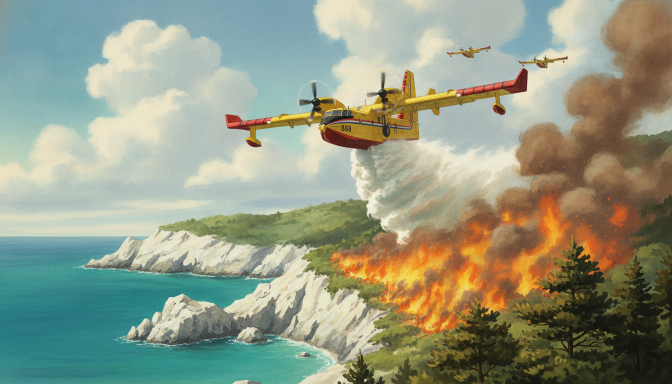
#> input picture refs/panels/canadair.png, 1344 x 768 px (shown at 1/2 size)
$ python -i gen_panels.py   (imports and definitions only)
#> lines starting #> are read from the running program, lines starting #| are printed output that depends on the picture
#!/usr/bin/env python3
"""Generate the painted panels that run under the cinematic intro.

    export GEMINI_API_KEY=...
    python3 tools/gen_panels.py            # only what is missing
    python3 tools/gen_panels.py --force    # all of them again
    python3 tools/gen_panels.py --only war today

Calls Gemini 2.5 Flash Image ("nano banana"). Several panels are image-to-image
from the photographs in refs/, so the town in the painting is the actual town
and the aircraft is the actual aircraft; the rest are painted from the prompt.

Raw returns are kept in refs/panels/ so a good one is never regenerated by
accident. The build copies are 1280x720 WebP in build/payload/, which is what
gets inlined.

On style: the brief was "Ghibli-ish". These prompts describe the aesthetic —
hand-painted anime film backgrounds, gouache, warm Mediterranean light —
rather than naming a studio. It gets the same look and it is a better prompt.
"""

from __future__ import annotations

import argparse
import base64
import json
import os
import sys
import time
import urllib.error
import urllib.request
from pathlib import Path

from PIL import Image

ROOT = Path(__file__).resolve().parents[1]
REFS = ROOT / "refs"
PANELS = REFS / "panels"
OUT = ROOT / "build" / "payload"

MODEL = os.environ.get("FR_IMAGE_MODEL", "gemini-2.5-flash-image")
ENDPOINT = ("https://generativelanguage.googleapis.com/v1beta/models/"
            "%s:generateContent")

# The house style, prepended to every prompt. Keeping it in one place is what
# stops nine panels looking like nine different films.
STYLE = (
    "Hand-painted anime feature-film background art. Soft gouache and "
    "watercolour on paper, visible brushwork, gentle cel-shaded forms, no "
    "outlines on the landscape, warm luminous Mediterranean light, richly "
    "saturated but natural colour, painterly cumulus clouds, fine detail in "
    "the foliage and the stonework. Cinematic wide composition, horizon low, "
    "no text, no lettering, no watermark, no signature. "
)

# (key, source ref or None, prompt)
PANELS_SPEC = [
    ("war", "Šibenik_panorama_from_fortress.jpg",
     "Repaint this view of the Dalmatian coastal town in the style above, but "
     "at night in the winter of 1992: the stone town dark and shuttered under "
     "a cold indigo sky, a few orange fires burning in the hills across the "
     "bay, searchlight haze, the sea like black glass. Melancholy, quiet, "
     "no people, no vehicles, no weapons visible. Keep the real skyline — the "
     "fortress on the hill, the cathedral dome, the long harbour."),

    ("orkan", None,
     "A single artillery rocket high in a pale overcast sky above a distant "
     "flat inland city, seen from far away and slightly below. The rocket's "
     "casing has just split open and a wide scattering cloud of two hundred "
     "tiny dark specks is spreading out and beginning to fall, each trailing "
     "a thread-thin white ribbon. Cold morning light, the city small and "
     "hazy far below. Terrible and beautiful and completely silent. No "
     "explosions, no fire, no people."),

    ("jinglebell", None,
     "IMPORTANT: nothing in this frame except sky. No ground, no horizon, no "
     "landscape, no buildings, no trees, no hills. "
     "An extreme close-up study of one small submunition tumbling, filling "
     "most of the frame: a dull olive-grey metal sphere with a serrated band "
     "around its middle and a stubby nose, trailing a long thin white nylon "
     "ribbon that spirals behind it. Behind it only pale blue-white sky and "
     "the soft edge of one cloud, thrown out of focus. Sunlight catching the "
     "metal. Painted with great care, almost tender, like a study of a seed "
     "pod, and all the more frightening for it. No text, no people."),

    ("karst", None,
     "Close low view along a sun-bleached limestone karst hillside above a "
     "blue Adriatic bay. Cracked white rock, tufts of dry thyme and sage, a "
     "few twisted aleppo pines. Lying half-hidden in a crevice, small and "
     "easy to miss, one dull olive-grey metal sphere with a serrated band and "
     "a tattered faded ribbon, weathered, half-buried in dry grass. Hard "
     "summer noon light. Nothing else in the frame. No people, no text."),

    # ("kherson", ...) was cut when the intro was refocused entirely onto
    # Šibenik. The raw is still in refs/panels/ if it is ever wanted back; it
    # is deliberately not built into build/payload any more.

    ("rokici", "rokici-2024-PXL_060824_118634645-3.jpg",
     "Repaint this photograph of the real wildfire in the style above. Keep "
     "the composition exactly: a dense green aleppo-pine hillside filling the "
     "middle of the frame, crowning orange flame breaking along the ridge "
     "line, and enormous billowing smoke — white and grey on the left, heavy "
     "charcoal-black on the right — rising into a hot pale sky. Below and in "
     "front, at the very bottom of the frame, the ordinary edge of a town on "
     "an August afternoon: a crash barrier, a road, a few parked cars. "
     "Painted so the contrast is the whole point — a completely normal "
     "Tuesday with the hillside above it going up. Remove all advertising, "
     "all signage, all lettering and all recognisable faces; keep any figures "
     "tiny, distant and anonymous. No text, no watermark."),

    ("today", "Pogled.na.sibenik.JPG",
     "Repaint this view of the Dalmatian stone town in the style "
     "above, at two in the afternoon in August: blinding white limestone, "
     "terracotta rooftops packed tight, the cathedral's grey barrel roof and "
     "dome at the centre, the turquoise channel and the pine islands beyond, "
     "heat shimmer on the horizon. Brilliant, alive, worth saving. Keep the "
     "real street plan and the real coastline. No text, no people."),

    ("ignition", None,
     "A single small flame taking hold in dry maquis scrub on a white "
     "limestone hillside, a thin column of pale smoke bending sideways in the "
     "wind. Behind and below, far off through the haze, a stone town on a "
     "blue bay, still unaware. Late afternoon, low golden light, long "
     "shadows. Painted with dread. No people, no text."),

    ("canadair", "canadair-flying.jpg",
     "Repaint this yellow and red Canadair CL-415 water bomber in the style "
     "above: banking low and hard over a burning pine hillside on the "
     "Dalmatian coast, wing down, six tonnes of water just released and "
     "falling away as a long white curtain into orange flame and brown smoke. "
     "Three more of the same aircraft small and distant behind it. Turquoise "
     "sea and white karst below. Heroic, urgent, sunlit. Keep the aircraft's "
     "real shape and its yellow fuselage with the red wingtips. No text."),

    ("volley", "dalmatia-sibenik-jadrija-croatia-1-4000x2667u-1024x576.jpg",
     "Repaint this Dalmatian coastal scene in the style above as the closing "
     "shot: late afternoon, the low sun on the water, a Canadair CL-415 "
     "flying straight at the viewer barely above the sea with its scoop "
     "probes down, throwing two long white plumes of spray behind it, the "
     "stone town and the burning hills far ahead. Wide, cinematic, hopeful. "
     "No text, no people."),
]


# [46 lines left out: function call_model, not called in this run]


def to_payload(raw: Path, dest: Path, width=1280, height=720):
    """Crop to 16:9 and write the WebP the build inlines."""
#> called with raw = '../refs/panels/canadair.png', dest = 'out.png', width = 1280, height = 720
    im = Image.open(raw).convert("RGB")
#> im is the input picture: PIL image 1344x768 RGB; mean R, G, B 146.7, 153.6, 132.5
    want = width / height
    have = im.width / im.height
#> have = 1.75
    if have > want:
        w = int(im.height * want)
        im = im.crop(((im.width - w) // 2, 0, (im.width - w) // 2 + w, im.height))
    elif have < want:
        h = int(im.width / want)
#> h = 756
        im = im.crop((0, (im.height - h) // 2, im.width, (im.height - h) // 2 + h))
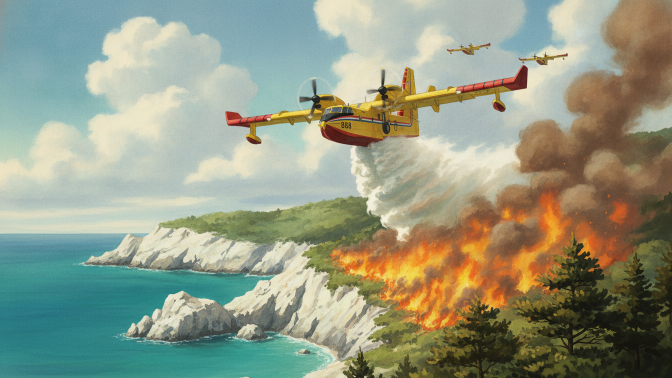
#> im: PIL image 1344x756 RGB (shown at 1/2 size); mean R, G, B 147.2, 153.8, 132.5
    im = im.resize((width, height), Image.LANCZOS)
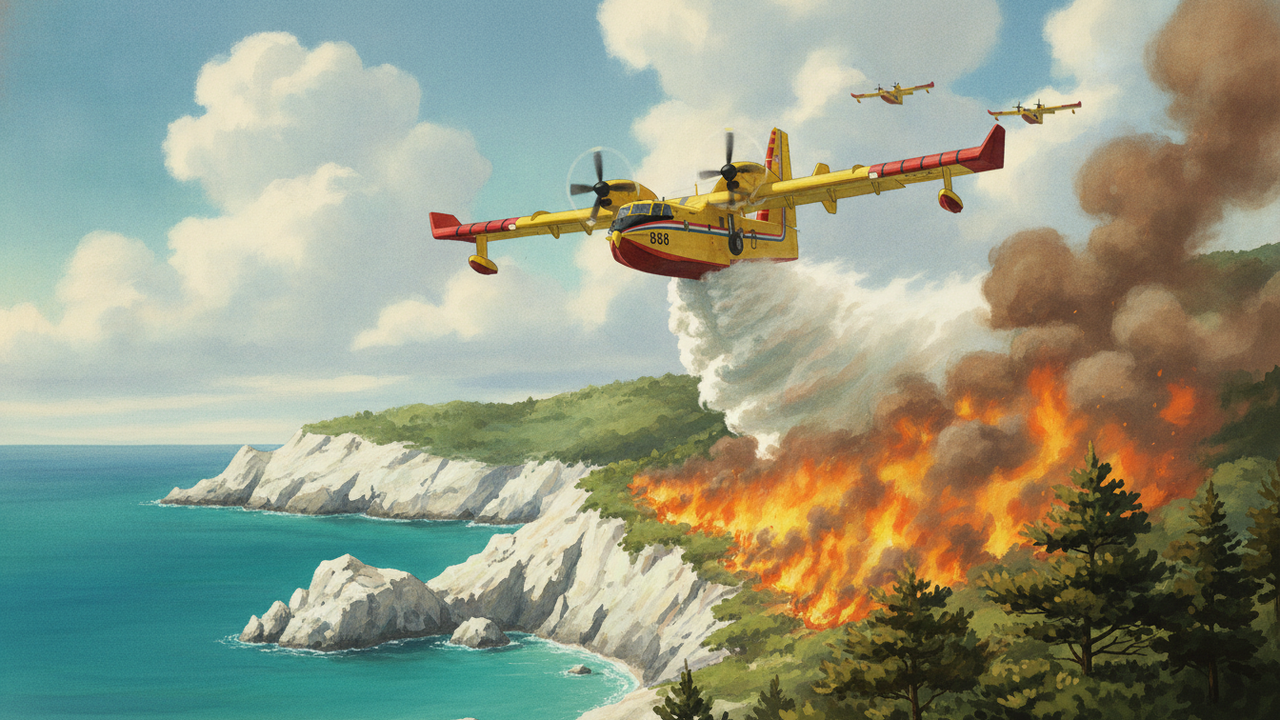
#> im: PIL image 1280x720 RGB; mean R, G, B 147.2, 153.8, 132.5
#> (the run stopped early here; a loop or call above may not have finished)

$ run again, on refs/panels/kherson.png
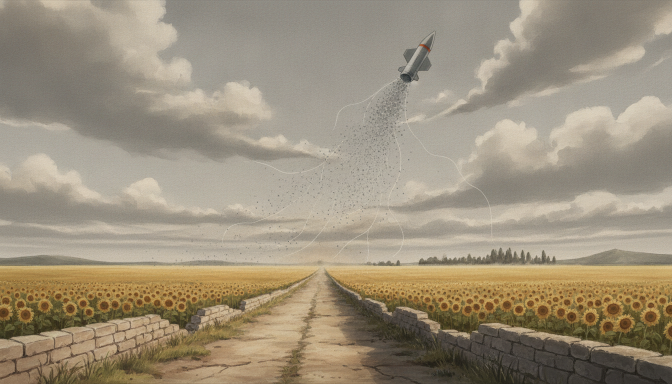
#> input picture refs/panels/kherson.png, 1344 x 768 px (shown at 1/2 size)
#> in to_payload, im is the input picture: PIL image 1344x768 RGB; mean R, G, B 156.2, 144.6, 124.3
#> in to_payload, `im = im.crop((0, (im.height - h) // 2, im.width, (im.height - h) // 2 ..`:
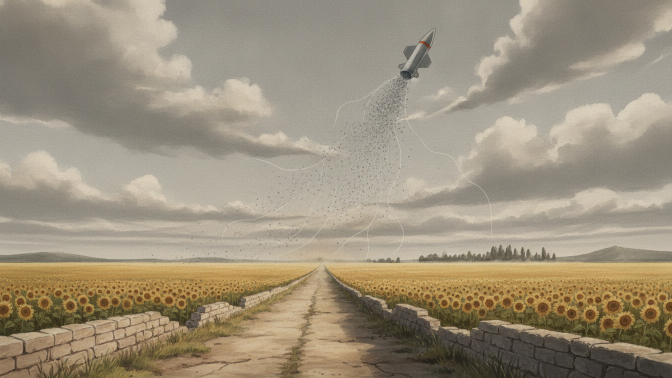
#> im: PIL image 1344x756 RGB (shown at 1/2 size); mean R, G, B 156.6, 145, 124.6
#> in to_payload, `im = im.resize((width, height), Image.LANCZOS)`:
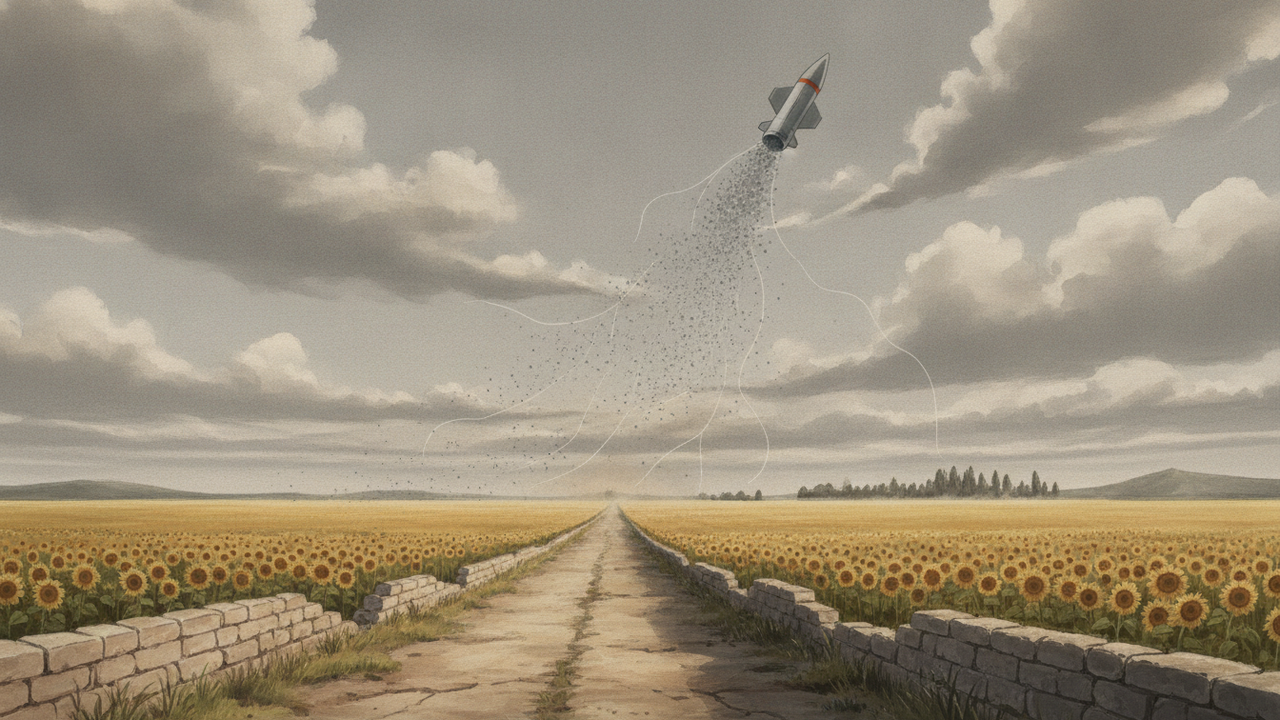
#> im: PIL image 1280x720 RGB; mean R, G, B 156.6, 145, 124.6

$ run again, on refs/panels/orkan.png
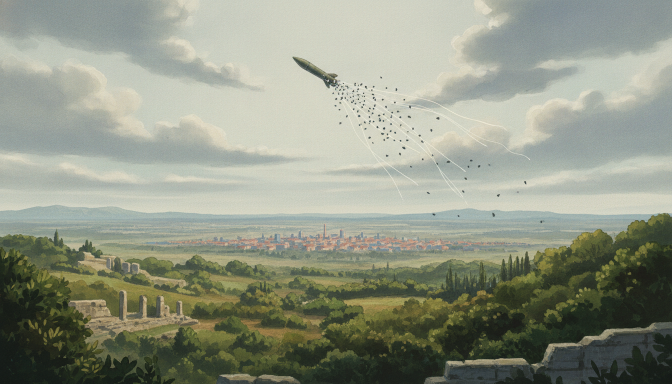
#> input picture refs/panels/orkan.png, 1344 x 768 px (shown at 1/2 size)
#> in to_payload, im is the input picture: PIL image 1344x768 RGB; mean R, G, B 144.5, 149.3, 132.9
#> in to_payload, `im = im.crop((0, (im.height - h) // 2, im.width, (im.height - h) // 2 ..`:
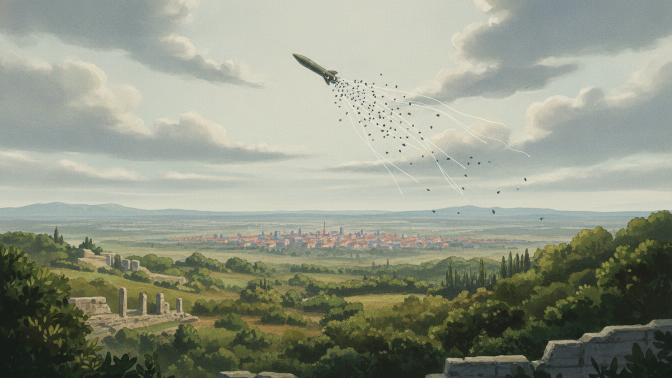
#> im: PIL image 1344x756 RGB (shown at 1/2 size); mean R, G, B 145.1, 149.9, 133.3
#> in to_payload, `im = im.resize((width, height), Image.LANCZOS)`:
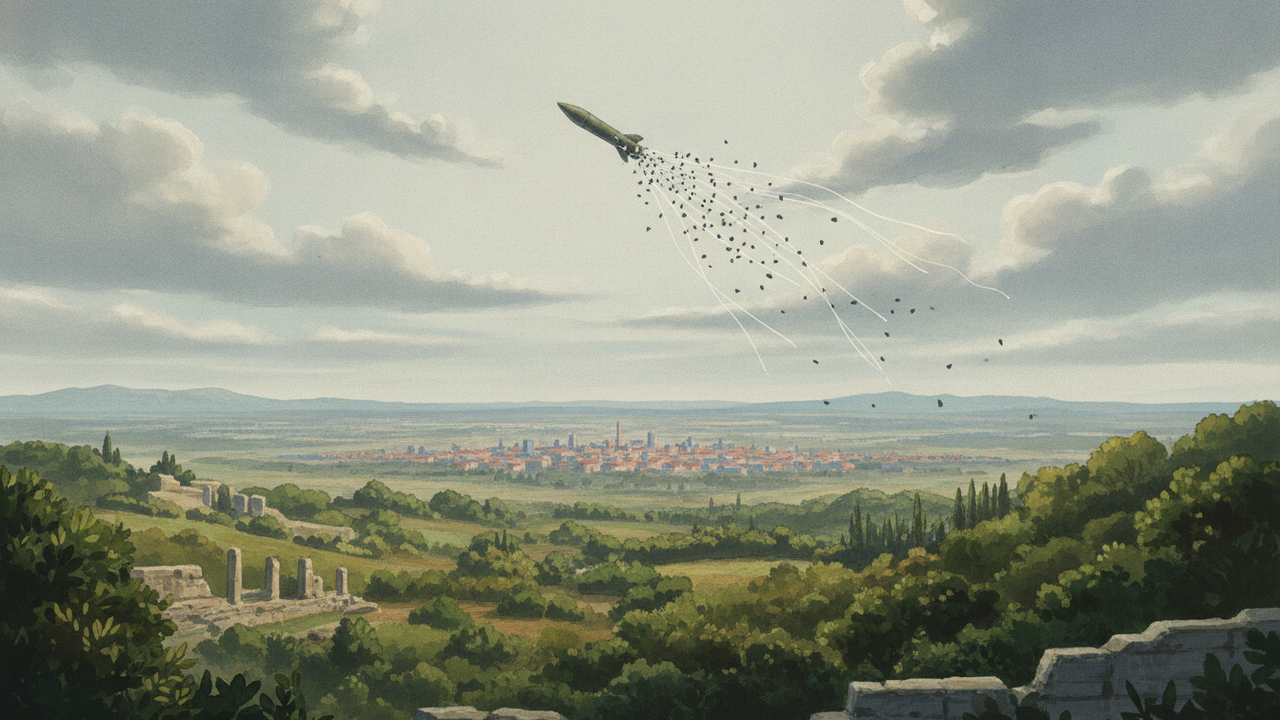
#> im: PIL image 1280x720 RGB; mean R, G, B 145.1, 149.9, 133.3

$ run again, on refs/panels/rokici.png
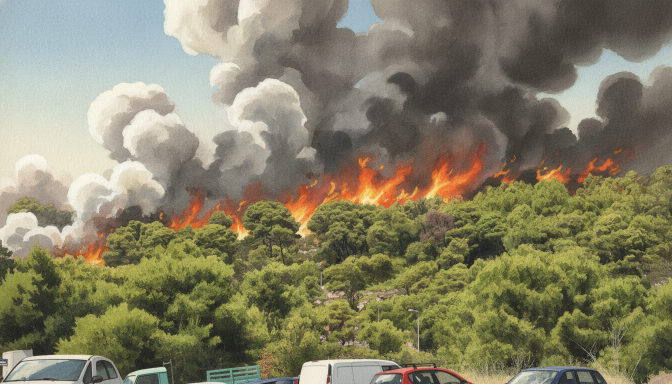
#> input picture refs/panels/rokici.png, 1344 x 768 px (shown at 1/2 size)
#> in to_payload, im is the input picture: PIL image 1344x768 RGB; mean R, G, B 132.5, 128.1, 102.5
#> in to_payload, `im = im.crop((0, (im.height - h) // 2, im.width, (im.height - h) // 2 ..`:
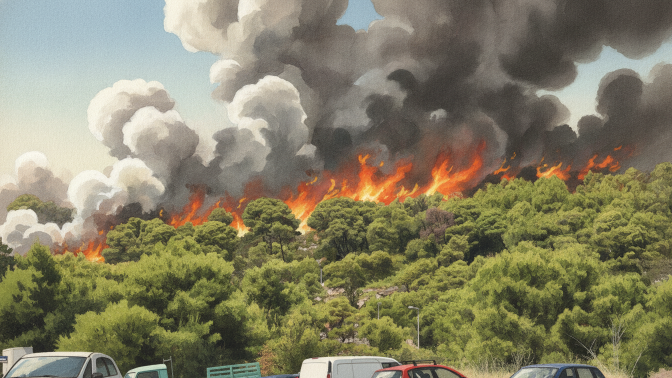
#> im: PIL image 1344x756 RGB (shown at 1/2 size); mean R, G, B 132.4, 127.9, 102
#> in to_payload, `im = im.resize((width, height), Image.LANCZOS)`:
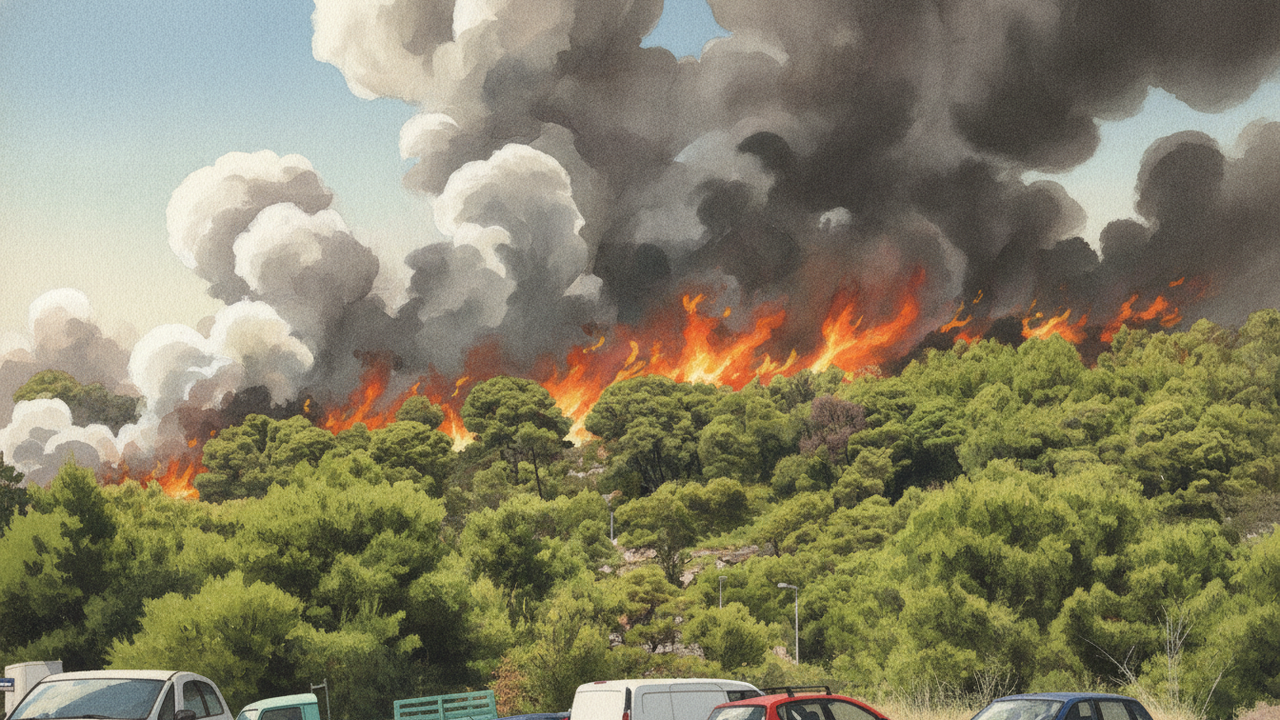
#> im: PIL image 1280x720 RGB; mean R, G, B 132.4, 127.9, 102
